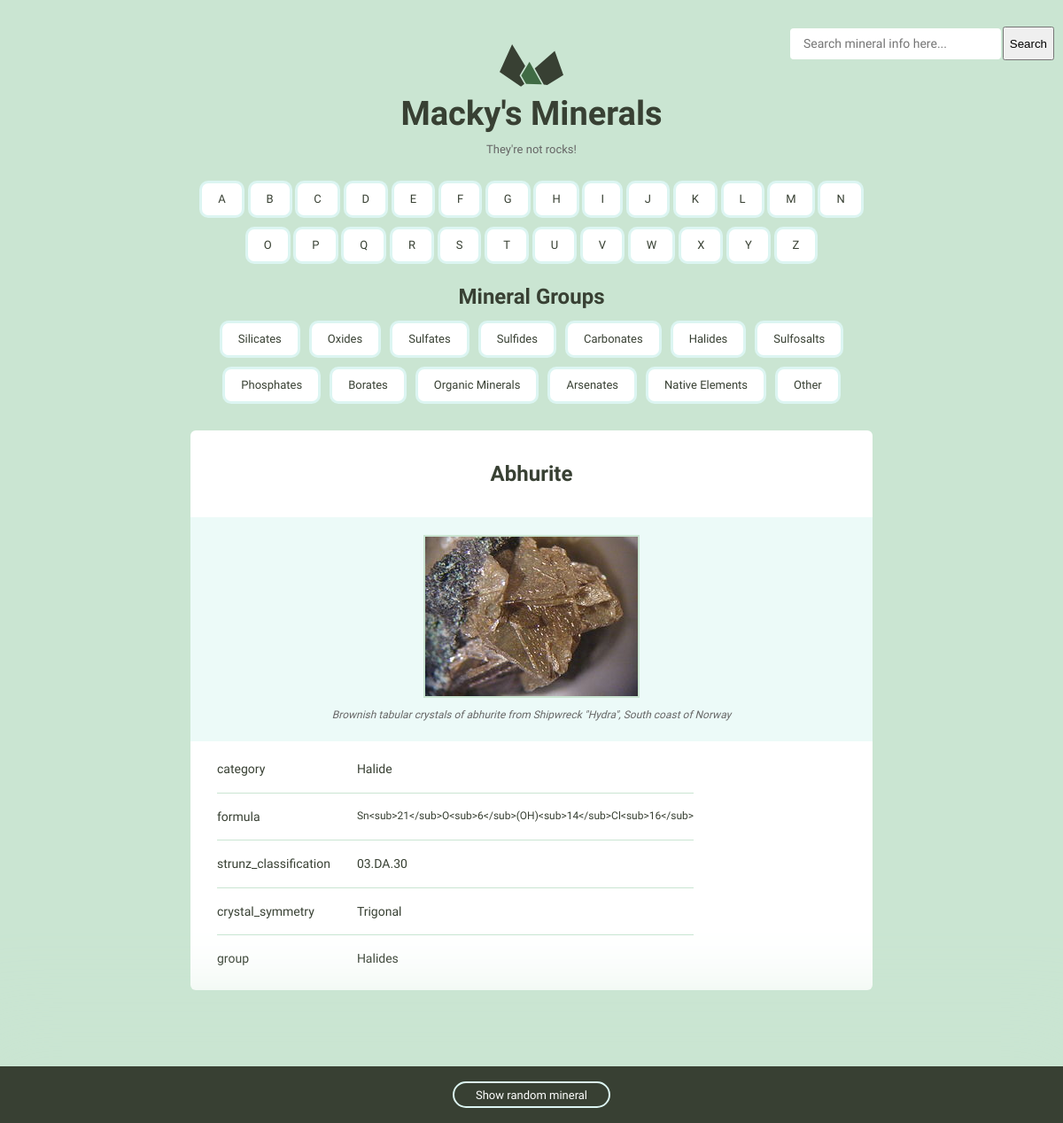
Page /minerals/mineral/Abhurite/ on the committed database.
### minerals/models.py (models this page shows, shortened)
class Mineral(models.Model):
    name = models.CharField(unique=True, max_length=255)
    image_filename = models.CharField(max_length=255, blank=True)
    image_caption = models.CharField(max_length=255, blank=True)
    category = models.CharField(max_length=255, blank=True)
    formula = models.CharField(max_length=255, blank=True)
    strunz_classification = models.CharField(max_length=255, blank=True)
    crystal_system = models.CharField(max_length=255, blank=True)
    unit_cell = models.CharField(max_length=255, blank=True)
    color = models.CharField(max_length=255, blank=True)
    crystal_symmetry = models.CharField(max_length=255, blank=True)
    cleavage = models.CharField(max_length=255, blank=True)
    mohs_scale_hardness = models.CharField(max_length=255, blank=True)
    luster = models.CharField(max_length=255, blank=True)
    streak = models.CharField(max_length=255, blank=True)
    diaphaneity = models.CharField(max_length=255, blank=True)
    optical_properties = models.CharField(max_length=255, blank=True)
    refractive_index = models.CharField(max_length=255, blank=True)
    crystal_habit = models.CharField(max_length=255, blank=True)
    specific_gravity = models.CharField(max_length=255, blank=True)
    group = models.CharField(max_length=255, blank=True)

### minerals/views.py (the view)
# urls.py: path("mineral/<name>/", views.mineral_detail_page, name="detail"),
def mineral_detail_page(request, name):
    mineral = Mineral.objects.filter(name=name).values()
    if not mineral:
        raise Http404("Mineral nowhere to be found")
    else:
        mineral[0].pop('id')
        mineral = ({key: value
                    for key, value in mineral[0].items() if value != ""})
    search_form = SearchForm(request.GET)
    if search_form.is_valid():
        return HttpResponse(reverse("minerals:search_list"))
    search_form = SearchForm()
    return render(
        request, 'minerals/detail.html',
        {
            'mineral': mineral,
            'form': search_form,
            'letters': ascii_uppercase,
            'categories': categories
        }
    )

### minerals/forms.py
class SearchForm(Form):
    query = CharField(
        max_length=255,
        widget=TextInput(attrs={
            'placeholder': "Search mineral info here..."
        })
    )

### minerals/templates/minerals/detail.html
{% extends 'links.html' %}
{% load static %}
{% block content %}
    <div class="grid-100 mineral__container">
        <h1 class="mineral__name">{{ mineral.name }}</h1>
        <div class="mineral__image-bg">
            <img class="mineral__image" src="{% static 'minerals/images/' %}{{ mineral.image_filename }}">
            <p class="mineral__caption">{{ mineral.image_caption }}</p>
        </div>
        <div class="mineral__table-container">
            <table class="mineral__table">
                {% for key, value in mineral.items %}
                    {% if key != 'name' and 'image' not in key and key == 'formula' %}
                        <tr>
                            <td class="mineral__catagory">{{ key }}</td>
                            <td class="mineral__formula">{{ value }}</td>
                        </tr>
                    {% elif key != 'name' and 'image' not in key and key != 'formula' %}
                        <tr>
                            <td class="mineral__catagory">{{ key }}</td>
                            <td>{{ value }}</td>
                        </tr>
                    {% endif %}
                {% endfor %}
            </table>
        </div>
    </div>
{% endblock %}

### static/css/global.css (style rules this page uses)
html { font-family: sans-serif; -ms-text-size-adjust: 100%; -webkit-text-size-adjust: 100%; }
h1 { font-size: 2em; margin: 0.67em 0; }
img { border: 0; }
input { color: inherit; font: inherit; margin: 0; }
input { line-height: normal; }
table { border-collapse: collapse; border-spacing: 0; }
td, th { padding: 0; }
html { font-size: 62.5%; width: 100%; }
body { background-color: #CAE5D2; margin: 0; width: 100%; font-size: 1.5em; line-height: 1.6; font-weight: 400; font-family: "Cousine"; color: #666; }
.grid, .grid-5, .grid-10, .grid-15, .grid-20, .grid-25, .grid-30, .grid-33, .grid-35, .grid-40, .grid-45, .grid-50, .grid-55, .grid-60, .grid-65, .grid-66, .grid-70, .grid-75, .grid-80, .grid-90, .grid-95, .grid-100 { float: left; box-sizing: border-box; position: relative; }
.grid-100 { width: 100%; padding: 0 15px; }
h1, h2, h3, h4, h5, h6 { margin-top: 0; margin-bottom: 2rem; font-weight: bold; font-family: "Work Sans", sans-serif; color: #384033; }
h1 { font-size: 3.8rem; }
@media (min-width: 550px) { h1 { font-size: 3.8rem; } }
p { margin-top: 0; font-size: 1.6rem; }
input[type="text"] { background: #fff; width: 100%; color: #666; border-radius: 6px; border: 2px solid #CAE5D2; padding: 9px 15px 10px 15px; margin-bottom: 15px; outline: none; box-sizing: border-box; font-size: 1.4rem; font-family: "Work Sans", sans-serif; -webkit-appearance: none; -moz-appearance: none; appearance: none; -webkit-transition: 0.2s; -moz-transition: 0.2s; -ms-transition: 0.2s; -o-transition: 0.2s; transition: 0.2s; }
th, td { padding: 15px; text-align: left; border-bottom: 1px solid #e1e1e1; }
th:first-child, td:first-child { padding-left: 0; }
th:last-child, td:last-child { padding-right: 0; }
input { margin-bottom: 1.5rem; }
table, p, ul { margin-bottom: 2.5rem; }
.mineral__container { background-color: #fff; border-radius: 6px; list-style: none; padding: 0; text-align: center; }
.mineral__name { display: block; width: 100%; margin: 0; font-size: 24px; padding: 30px 0 30px 0; }
.mineral__image { display: block; margin: 0 auto; border: solid 2px #CAE5D2; }
.mineral__image-bg { background-color: #ecfaf8; padding: 20px 0; }
.mineral__caption { font-size: 12px; font-style: italic; padding: 10px 0 0 0; margin: 0; }
.mineral__table { font-size: 14px; color: #384033; }
.mineral__table td { border-color: #CAE5D2; }
.mineral__table tr:last-of-type td { border-bottom: none; padding-bottom: 0; }
.mineral__table-container { padding: 5px 30px 0; }
.mineral__formula { font-size: 12px; }

### rows in the picture
Mineral: name "Abhurite", image_filename (picture), image_caption "Brownish tabular crystals of abhurite from Shipwreck \"Hydra\", South coast of Norway", mineral "Halide" "03.DA.30" "Trigonal" "Halides", mineral "Sn<sub>21</sub>O<sub>6</sub>(OH)<sub>14</sub>Cl<sub>16</sub>"

### other values in the picture
{{ letter }} "A" "B" "C" "D" "E" "F" "G" "H" "I" "J" "K" "L" "M" "N" "O" "P" "Q" "R" "S" "T" "U" "V" "W" "X" "Y" "Z"
{{ category }} "Silicates" "Oxides" "Sulfates" "Sulfides" "Carbonates" "Halides" "Sulfosalts" "Phosphates" "Borates" "Organic Minerals" "Arsenates" "Native Elements" "Other"
{{ key }} "category" "strunz_classification" "crystal_symmetry" "group"
{{ key }} "formula"
